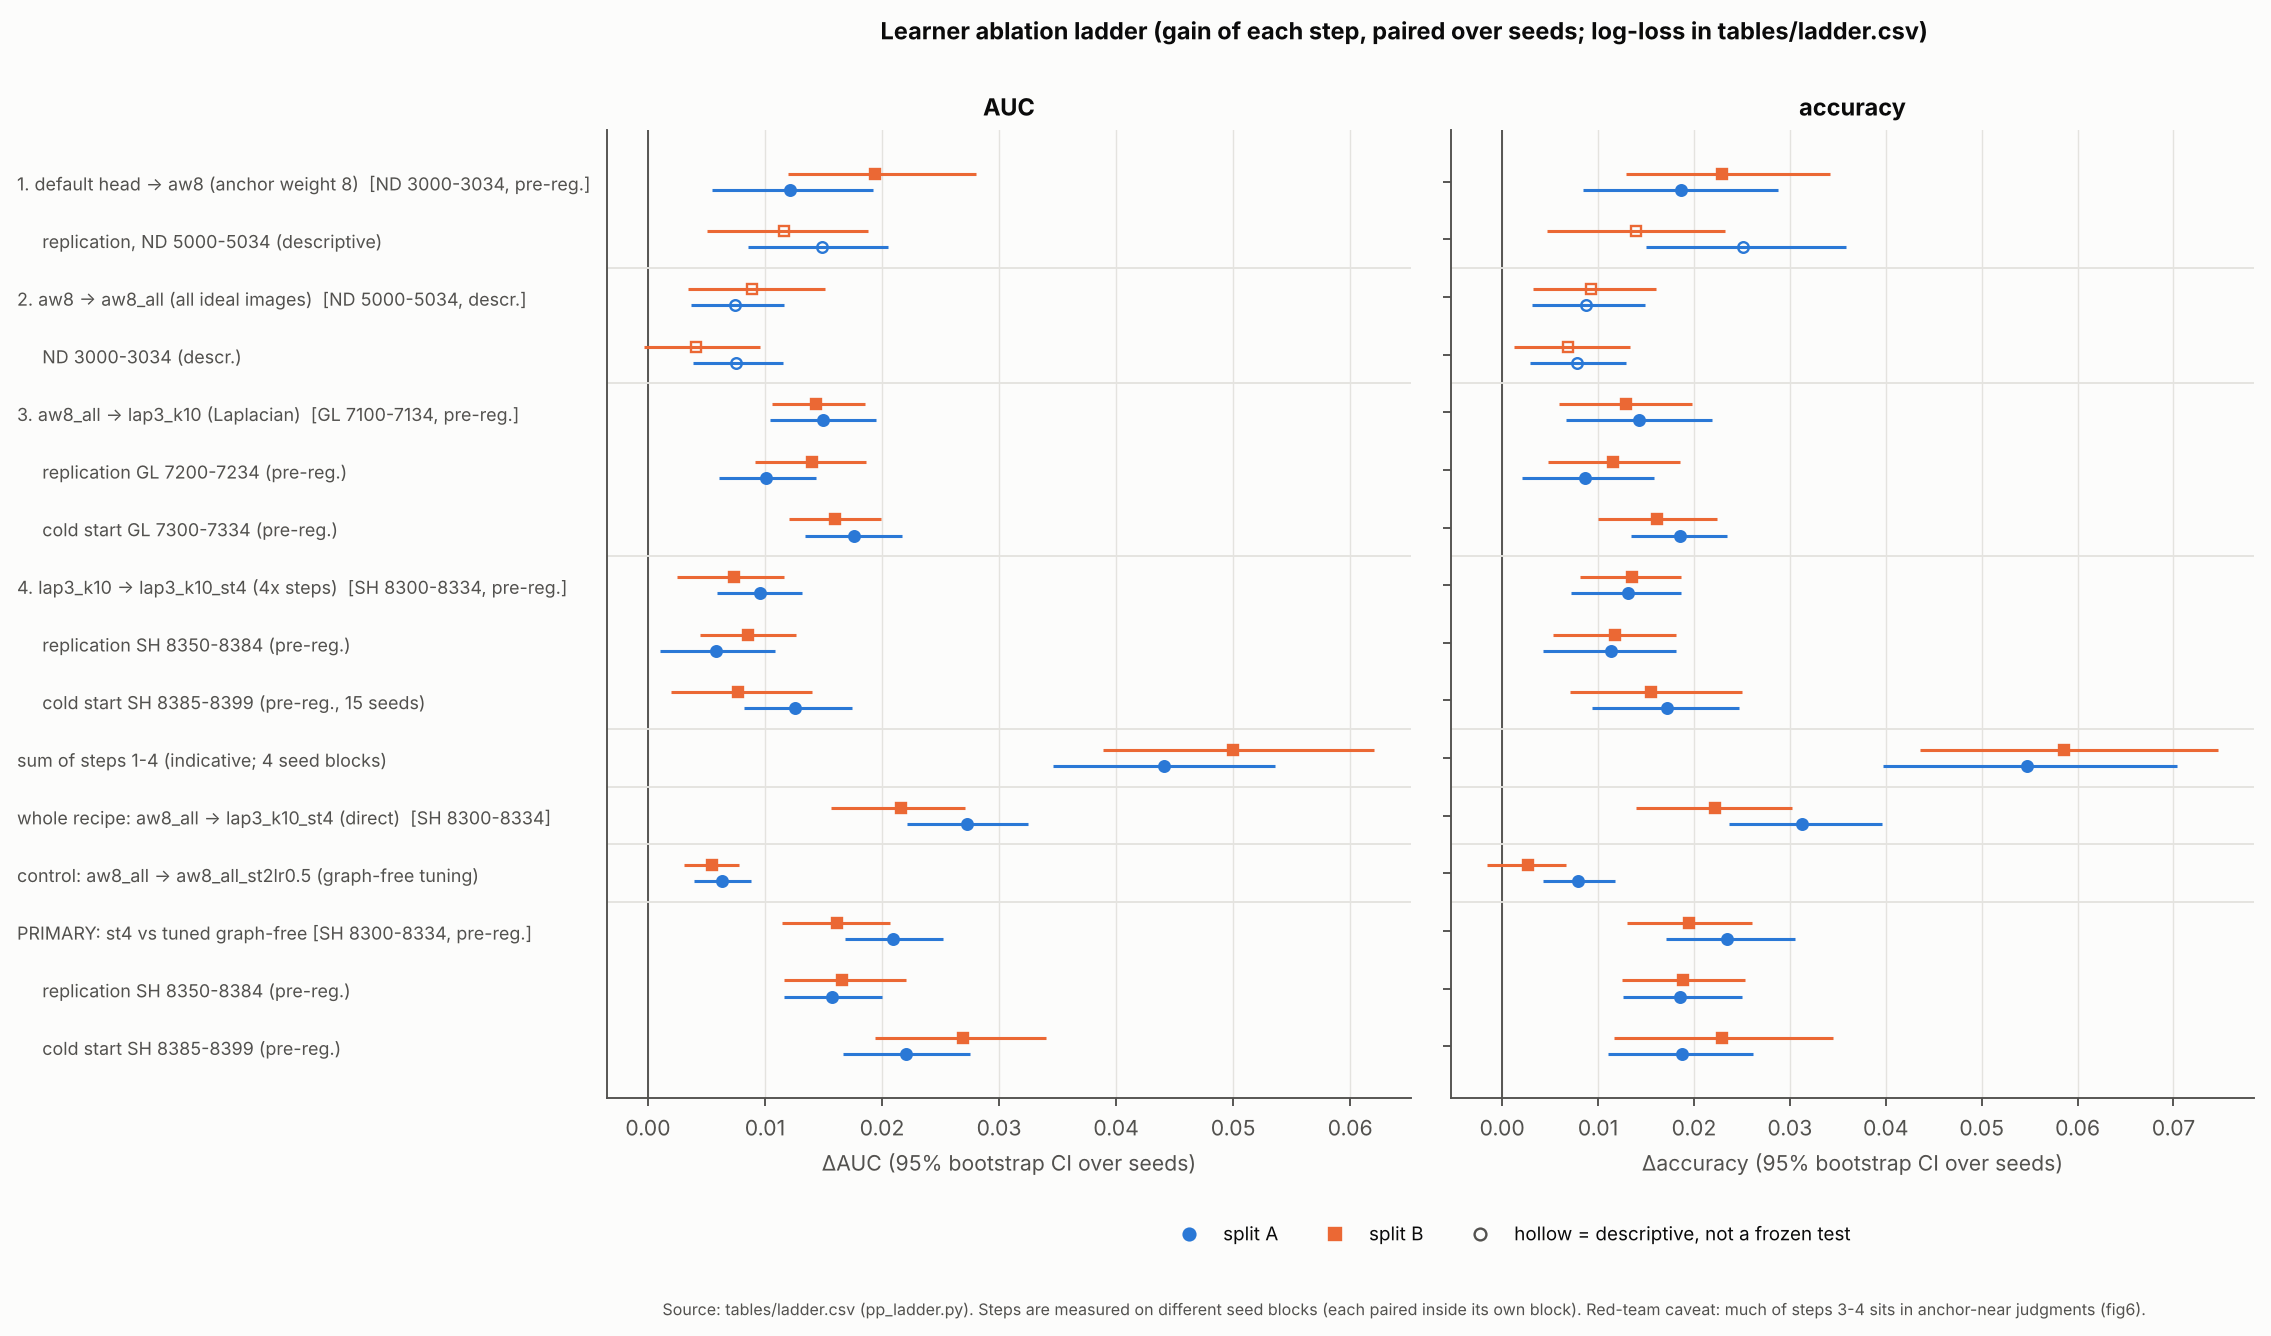

Generate this figure with Python:
"""Figure 3: the learner ablation ladder - gain of every step with 95% bootstrap interval (paired over seeds), AUC and accuracy, splits A (circle) and B (square).  Rows: the four steps
(primary block first, replications below), the whole recipe, the sum of the steps (indicative: different seed blocks), and the controls.  Data: tables/ladder.csv (pp_ladder.py)."""
import sys
from pathlib import Path
sys.path.insert(0, str(Path(__file__).resolve().parents[1]))
import numpy as np, pandas as pd
import matplotlib.pyplot as plt
import pp_lib as L, pp_style as S

S.setup(); t = pd.read_csv(L.TABLES / "ladder.csv")
ROWS = [("L1", "ND1", "1. default head -> aw8 (anchor weight 8)  [ND 3000-3034, pre-reg.]"), ("L1", "ND4", "     replication, ND 5000-5034 (descriptive)"),
        ("L2", "ND4", "2. aw8 -> aw8_all (all ideal images)  [ND 5000-5034, descr.]"), ("L2", "ND1", "     ND 3000-3034 (descr.)"),
        ("L3", "GL1", "3. aw8_all -> lap3_k10 (Laplacian)  [GL 7100-7134, pre-reg.]"), ("L3", "GL2", "     replication GL 7200-7234 (pre-reg.)"), ("L3", "GLC", "     cold start GL 7300-7334 (pre-reg.)"),
        ("L4", "SH1", "4. lap3_k10 -> lap3_k10_st4 (4x steps)  [SH 8300-8334, pre-reg.]"), ("L4", "SH2", "     replication SH 8350-8384 (pre-reg.)"), ("L4", "SHC", "     cold start SH 8385-8399 (pre-reg., 15 seeds)"),
        ("SUM", "ND1+ND4+GL1+SH1", "sum of steps 1-4 (indicative; 4 seed blocks)"),
        ("T", "SH1", "whole recipe: aw8_all -> lap3_k10_st4 (direct)  [SH 8300-8334]"),
        ("C1", "SH1", "control: aw8_all -> aw8_all_st2lr0.5 (graph-free tuning)"), ("C2", "SH1", "PRIMARY: st4 vs tuned graph-free [SH 8300-8334, pre-reg.]"), ("C2", "SH2", "     replication SH 8350-8384 (pre-reg.)"), ("C2", "SHC", "     cold start SH 8385-8399 (pre-reg.)")]
fig, axs = plt.subplots(1, 2, figsize=(12.5, 7.4), sharey=True, gridspec_kw=dict(wspace=0.05)); n = len(ROWS)
for ax, m, name in zip(axs, ("auc", "acc"), ("ΔAUC", "Δaccuracy")):
    ax.axvline(0, color=S.INK2, lw=0.8)
    for k, (sid, blk, lab) in enumerate(ROWS):
        for off, split in ((-0.14, "A"), (0.14, "B")):
            r = t[(t.step == sid) & (t.block == blk) & (t.split == split) & (t.metric == m)].iloc[0]
            ax.errorbar(r.gain, n - 1 - k + off, xerr=[[r.gain - r.lo], [r.hi - r.gain]], fmt=S.SPLIT_MARK[split], color=S.SPLIT_COL[split], ms=4.5, lw=1.3, capsize=0, mfc=(S.SPLIT_COL[split] if "pre-reg" in lab or sid in ("SUM", "T", "C1") else "none"))
    ax.set_xlabel(name + " (95% bootstrap CI over seeds)"); ax.set_title({"auc": "AUC", "acc": "accuracy"}[m]); ax.grid(axis="y", visible=False)
    for k in (1, 3, 6, 9, 10, 11, 12):  # separators between groups
        ax.axhline(n - 1 - k - 0.5, color=S.GRID, lw=0.8)
axs[0].set_yticks(range(n)); axs[0].set_yticklabels([r[2] for r in ROWS][::-1], fontsize=7.6, ha="left"); axs[0].tick_params(axis="y", pad=250, length=0)
fig.legend(handles=[plt.Line2D([], [], marker="o", color=S.SPLIT_COL["A"], ls="", label="split A"), plt.Line2D([], [], marker="s", color=S.SPLIT_COL["B"], ls="", label="split B"), plt.Line2D([], [], marker="o", mfc="none", color=S.INK2, ls="", label="hollow = descriptive, not a frozen test")], loc="lower center", ncol=3, bbox_to_anchor=(0.55, -0.02))
fig.suptitle("Learner ablation ladder (gain of each step, paired over seeds; log-loss in tables/ladder.csv)", y=0.97, fontsize=10, fontweight="bold")
S.save(fig, "fig3_ladder", "Source: tables/ladder.csv (pp_ladder.py). Steps are measured on different seed blocks (each paired inside its own block). Red-team caveat: much of steps 3-4 sits in anchor-near judgments (fig6).", note_y=-0.05)
